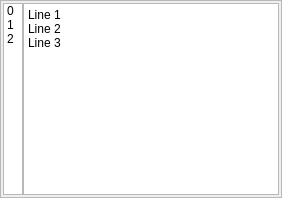
      <widget class="QWidget" name="application_page">
       <layout class="QHBoxLayout" name="horizontalLayout">
        <property name="spacing">
         <number>0</number>
        </property>
        <property name="margin">
         <number>0</number>
        </property>
        <item>
         <widget class="QFrame" name="list_frame">
          <property name="sizePolicy">
           <sizepolicy hsizetype="MinimumExpanding" vsizetype="Preferred">
            <horstretch>0</horstretch>
            <verstretch>0</verstretch>
           </sizepolicy>
          </property>
          <property name="layoutDirection">
           <enum>Qt::LeftToRight</enum>
          </property>
          <property name="frameShape">
           <enum>QFrame::StyledPanel</enum>
          </property>
          <property name="frameShadow">
           <enum>QFrame::Sunken</enum>
          </property>
          <property name="midLineWidth">
           <number>0</number>
          </property>
          <layout class="QHBoxLayout" name="horizontalLayout_3">
           <property name="spacing">
            <number>0</number>
           </property>
           <property name="margin">
            <number>2</number>
           </property>
           <item>
            <widget class="QListWidget" name="bullet_widget">
             <property name="sizePolicy">
              <sizepolicy hsizetype="Maximum" vsizetype="Preferred">
               <horstretch>0</horstretch>
               <verstretch>0</verstretch>
              </sizepolicy>
             </property>
             <property name="maximumSize">
              <size>
               <width>20</width>
               <height>16777215</height>
              </size>
             </property>
             <property name="baseSize">
              <size>
               <width>0</width>
               <height>0</height>
              </size>
             </property>
             <property name="mouseTracking">
              <bool>true</bool>
             </property>
             <property name="frameShape">
              <enum>QFrame::StyledPanel</enum>
             </property>
             <property name="showDropIndicator" stdset="0">
              <bool>false</bool>
             </property>
             <item>
              <property name="text">
               <string>0</string>
              </property>
             </item>
             <item>
              <property name="text">
               <string>1</string>
              </property>
             </item>
             <item>
              <property name="text">
               <string>2</string>
              </property>
             </item>
            </widget>
           </item>
           <item>
            <widget class="QPlainTextEdit" name="list_item">
             <property name="maximumSize">
              <size>
               <width>16777215</width>
               <height>16777215</height>
              </size>
             </property>
             <property name="lineWrapMode">
              <enum>QPlainTextEdit::NoWrap</enum>
             </property>
             <property name="plainText">
              <string>Line 1
Line 2
Line 3</string>
             </property>
             <property name="textInteractionFlags">
              <set>Qt::LinksAccessibleByKeyboard|Qt::LinksAccessibleByMouse|Qt::TextBrowserInteraction|Qt::TextEditable|Qt::TextEditorInteraction|Qt::TextSelectableByKeyboard|Qt::TextSelectableByMouse</set>
             </property>
             <property name="backgroundVisible">
              <bool>false</bool>
             </property>
            </widget>
           </item>
          </layout>
         </widget>
        </item>
       </layout>
      </widget>
